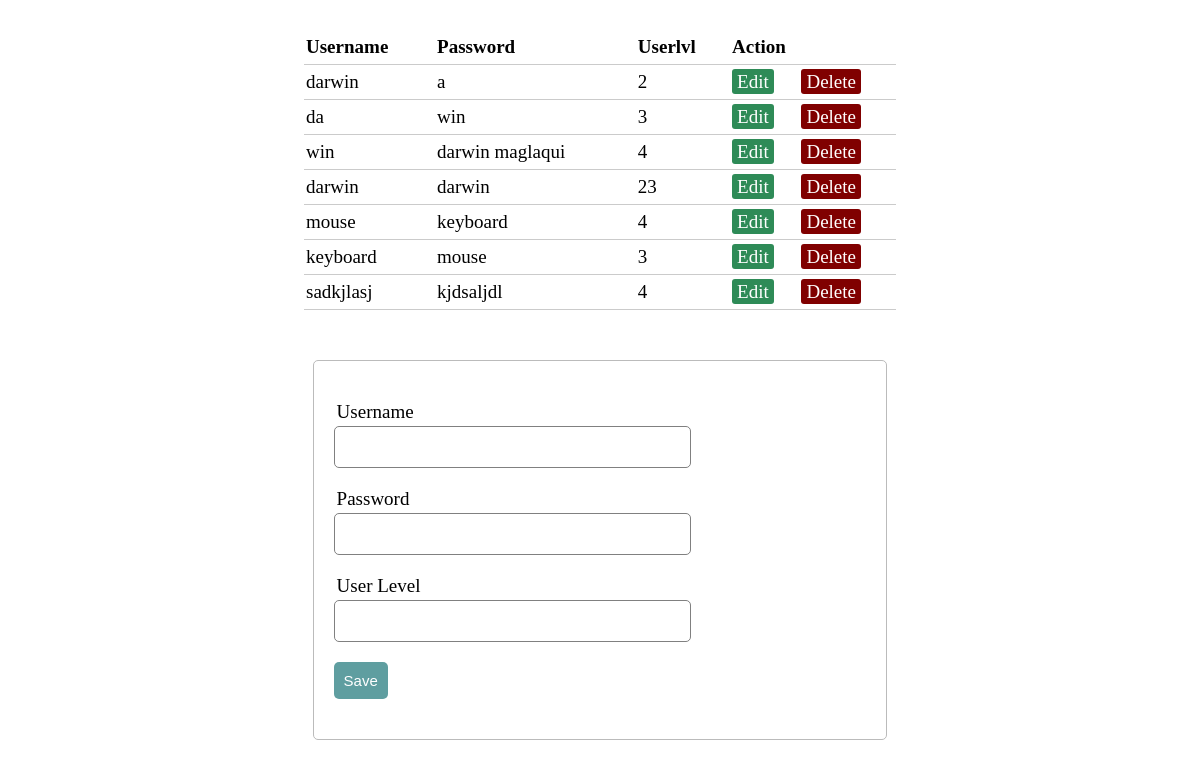
The page / on the database its author committed.
### tables this page shows
CREATE TABLE IF NOT EXISTS `user_tbl` (
`userid` int(12) NOT NULL,
  `username` varchar(30) NOT NULL,
  `password` varchar(30) NOT NULL,
  `userlvl` int(10) NOT NULL
);

### server.php (called while the page is built, shortened)
<?php
	$username = "";
	$password = "";
	$userlvl = "";
	$update = false;
?>

### index.php (the view, shortened to what this page needs)
<?php
include('server.php');
?>
<!DOCTYPE html>
<html>
<head>
	<link rel="stylesheet" type="text/css" href="style.css">
</head>
<body>
<?php $results = mysqli_query($db, "SELECT * FROM user_tbl"); ?>
<table>
	<thead>
		<tr>
			<th>Username</th>
			<th>Password</th>
			<th>Userlvl</th>
			<th colspan="2">Action</th>
		</tr>
	</thead>
	<?php while ($row = mysqli_fetch_array($results)) { ?>
		<tr>
			<td><?php echo $row['username']; ?></td>
			<td><?php echo $row['password']; ?></td>
			<td><?php echo $row['userlvl']; ?></td>
			<td>
				<a href="index.php?edit=<?php echo $row['userid']; ?>" class="edit_btn" >Edit</a>
			</td>
			<td>
				<a href="server.php?del=<?php echo $row['userid']; ?>" class="del_btn">Delete</a>
			</td>
		</tr>
	<?php } ?>
</table>
<form method="post" action="server.php" >
	<div class="input-group">
		<label>Username</label>
		<input type="text" name="username" value="<?php echo $username; ?>">
	</div>
	<div class="input-group">
		<label>Password</label>
		<input type="text" name="password" value="<?php echo $password; ?>">
	</div>
	<div class="input-group">
		<label>User Level</label>
		<input type="number" name="userlvl" value="<?php echo $userlvl ; ?>">
	</div>
	<div class="input-group">
		<?php if ($update == true): ?>
			<button class="btn" type="submit" name="update" style="background: #556B2F;" >update</button>
		<?php else: ?>
			<button class="btn" type="submit" name="save" >Save</button>
		<?php endif ?>
	</div>
</form>
</body>
</html>

### style.css (style rules this page uses)
body { font-size: 19px; }
table { width: 50%; margin: 30px auto; border-collapse: collapse; text-align: left; }
tr { border-bottom: 1px solid #cbcbcb; }
th, td { border: none; height: 30px; padding: 2px; }
form { width: 45%; margin: 50px auto; text-align: left; padding: 20px; border: 1px solid #bbbbbb; border-radius: 5px; }
.input-group { margin: 20px 0px 20px 0px; }
.input-group label { display: block; text-align: left; margin: 3px; }
.input-group input { height: 30px; width: 63%; padding: 5px 10px; font-size: 16px; border-radius: 5px; border: 1px solid gray; }
.btn { padding: 10px; font-size: 15px; color: white; background: #5F9EA0; border: none; border-radius: 5px; }
.edit_btn { text-decoration: none; padding: 2px 5px; background: #2E8B57; color: white; border-radius: 3px; }
.del_btn { text-decoration: none; padding: 2px 5px; color: white; border-radius: 3px; background: #800000; }

### rows shown on the page
user_tbl: username "darwin", password "a", userlvl "2"
user_tbl: username "da", password "win", userlvl "3"
user_tbl: username "win", password "darwin maglaqui", userlvl "4"
user_tbl: username "darwin", password "darwin", userlvl "23"
user_tbl: username "mouse", password "keyboard", userlvl "4"
user_tbl: username "keyboard", password "mouse", userlvl "3"
user_tbl: username "sadkjlasj", password "kjdsaljdl", userlvl "4"
